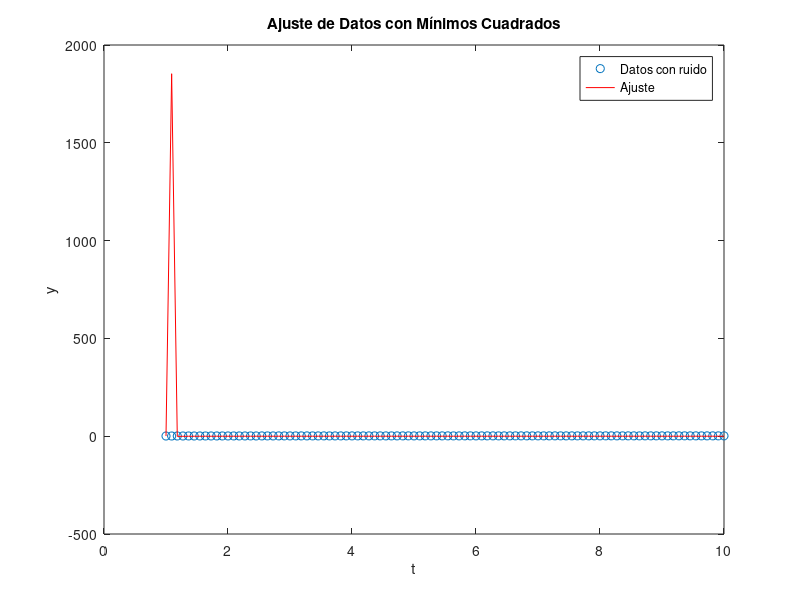

Reproduce this figure in MATLAB.
%TP4-Ejercicio5d 

% Borramos la ventana de comandos y las variables previas
clc
clear

% Parámetros verdaderos
a = 2;
b = 1;

% Generar datos
t = linspace(1, 10, 100);
y_true = (a * t) ./ (b + t);

% Añadir ruido gaussiano
varianza = 2.5e-3;
ruido = sqrt(varianza) * randn(size(t));
y_noisy = y_true + ruido;

% Transformación de variables
z = y_noisy ./ t;

% Ajuste de mínimos cuadrados
X = [ones(size(t)); t]';
p = X \ z';

% Recuperar los parámetros ajustados
a_fit = p(2);
b_fit = (a_fit / p(1)) - 1;

% Mostrar resultados
disp('Parámetros ajustados:');
disp(['a = ', num2str(a_fit)]);
disp(['b = ', num2str(b_fit)]);

% Graficar resultados
figure;
plot(t, y_noisy, 'o', 'DisplayName', 'Datos con ruido');
hold on;
plot(t, (a_fit * t) ./ (b_fit + t), 'r-', 'DisplayName', 'Ajuste');
legend;
xlabel('t');
ylabel('y');
title('Ajuste de Datos con Mínimos Cuadrados');
